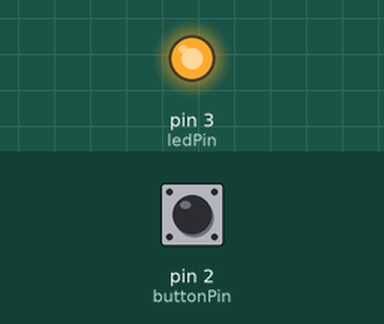
Simulated run of this sketch. Board: Arduino Uno, built with avr-gcc and run on an emulated ATmega328P. Shown: output pins drawn as LEDs (lit = HIGH). The inputs (shaded band) are chosen by the test bench; at power-on: pin 2 (buttonPin) LOW.

Above: at 1.2 s.
1.3 s: pin 2 (buttonPin) pulled HIGH for 0.15 s
At 2.5 s:
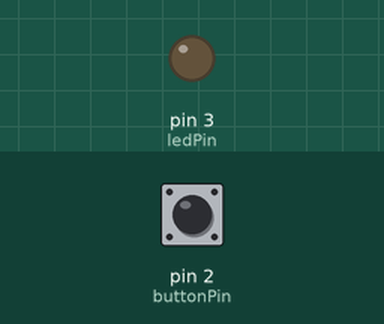
2.9 s: pin 2 (buttonPin) pulled HIGH for 1 s
At 3.7 s:
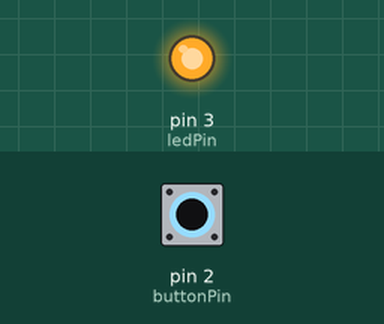
5.4 s: pin 2 (buttonPin) pulled HIGH for 3.2 s
At 6.9 s:
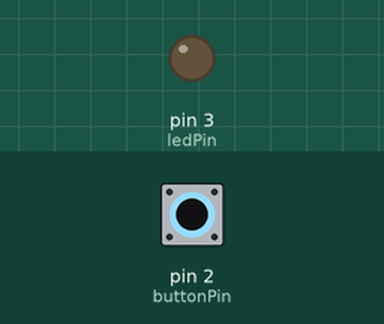
Timing chart, 0 to 8.4 s (numbered marks = the images above; inputs shaded):
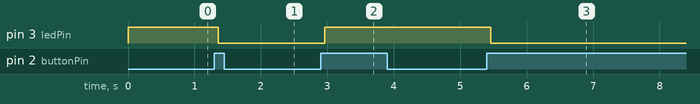

The sketch:

DebounceLedToggle.ino
```cpp
const int ledPin = 3;
const int buttonPin = 2;
const long pressDelay = 60;

int ledStatus = HIGH;
int buttonStatus = LOW;
int lastButtonStatus = LOW;
long lastDebounceTime = 0;
int reading;

void setup()
{
  pinMode(ledPin, OUTPUT);
  pinMode(buttonPin, INPUT);
  digitalWrite(ledPin, ledStatus);
}

void loop()
{
  reading = digitalRead(buttonPin);

  if (reading != lastButtonStatus)
  {
    lastDebounceTime = millis();
  }
  if ((millis() - lastDebounceTime) > pressDelay)
  {
    if (reading != buttonStatus)
    {
      buttonStatus = reading;
      if (buttonStatus == HIGH)
      {
       ledStatus = !ledStatus;
      }
    }
  }
  digitalWrite(ledPin, ledStatus);
  lastButtonStatus = reading;
}
```

Measured:
- after the input at 1.3 s, pin 3 (ledPin): HIGH → LOW after 0.06 s
- after the input at 2.9 s, pin 3 (ledPin): LOW → HIGH after 0.06 s
- after the input at 5.4 s, pin 3 (ledPin): HIGH → LOW after 0.06 s
